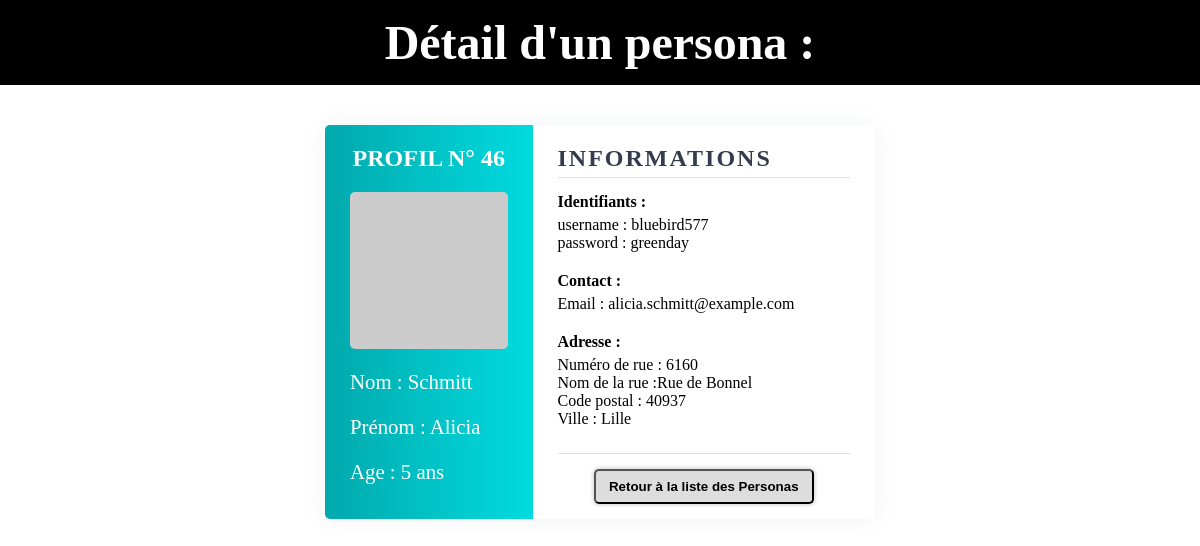
Screenshot of /persona_details/46/ with the database file from the repository.
### persona_app/models.py (models this page shows, shortened)
class Persona (models.Model):
    first_name = models.CharField(max_length=70)
    last_name = models.CharField(max_length=70)
    address_street = models.CharField(max_length=150)
    address_number = models.IntegerField()
    city = models.CharField(max_length=150)
    country = models.CharField(max_length=70)
    postcode = models.IntegerField()
    email = models.CharField(max_length=150)
    username = models.CharField(max_length=70)
    password = models.CharField(max_length=70)
    age = models.IntegerField()
    picture =  models.CharField(max_length=150)

### persona_app/views.py (the view)
# urls.py: path('persona_details/<int:id>/', PersonaDetailsView.as_view(), name='url_persona_details'),
class PersonaDetailsView(View):
    template_name = 'persona_app/template_details.html'
    model = Persona
    def get(self, request, id):
        persona_details = self.model.objects.get(pk=id)
        return render(request, self.template_name, context= {'persona_details' : persona_details} )

### persona_app/templates/persona_app/template_details.html
{% extends 'template.html' %}
{%block title_page%} Détail d'un persona : {% endblock title_page %}
{%block content%}
<div class ="details_wrapper">
    <article class="details_wrapper__left">
        <h2 class="details_wrapper__left__title">Profil N° {{persona_details.id}}</h2>
        <img class="details_wrapper__lef__img" src="{{persona_details.picture}}" alt="Photo représentant le persona">
        <p class="details_wrapper__left__text" >Nom : {{persona_details.last_name}}</p>
        <p class="details_wrapper__left__text" >Prénom : {{persona_details.first_name}} </p>
        <p class="details_wrapper__left__text" >Age : {{persona_details.age}} ans</p>
    </article>
    <article class="details_wrapper__right">
        <div class="details_wrapper__right__info">
            <h2>Informations</h2>
            <div class="details_wrapper__right__section">
                <p>Identifiants : </p>
                <p>username : {{persona_details.username}}</p>
                <p>password : {{persona_details.password}}</p>
            </div>
            <div class="details_wrapper__right__section">
                <p>Contact :</p>
                <p>Email : {{persona_details.email}}</p>
            </div>
            <div class="details_wrapper__right__section">
                <p>Adresse :</p>
                <p> Numéro de rue : {{persona_details.address_number}}</p>
                <p>
                 {% if persona_details.address_street|length >= 15 %}
                    Nom de la rue :{{ persona_details.address_street|truncatechars:15 }}
                {%else%}
                    Nom de la rue :{{persona_details.address_street}}
                {% endif %}
                </p>
                <p>Code postal : {{persona_details.postcode}}</p>
                <p>Ville : {{persona_details.city}}</p>
            </div>
        </div>
        <button class="btn ">
            <a href="{% url 'url_persona_list' %}">
                Retour à la liste des Personas
            </a>
        </button>
    </article>
</div>
{%endblock content%}

### static/css/style.css (style rules this page uses)
body { margin: 0; cursor: default; }
.btn { display: block; margin: 15px auto; width: 220px; border-radius: 5px; background-color: #dddddd; padding: 8px; box-shadow:0 0 4px 1px rgba(0, 0, 0, .18); }
.btn > * { font-weight: bold; }
.list__table a, .btn > * { text-decoration: none; color: inherit; cursor: pointer; }
.details_wrapper { display: flex; margin: 40px auto; max-width: 550px; box-shadow: 0 1px 20px 0 rgba(69,90,100,.08); }
.details_wrapper__left { width: 35%; background: linear-gradient(to right,#01a9ac,#01dbdf); padding: 0 25px; border-top-left-radius: 5px; border-bottom-left-radius: 5px; color: #fff; }
.details_wrapper__left .details_wrapper__lef__img { border-radius: 5px; margin-bottom: 10px; }
.details_wrapper__left__title { font-size: 1.5rem; font-weight: bold; margin-top: 20px; text-align: center; text-transform: uppercase; }
.details_wrapper__left__text { font-size: 1.3rem; }
.details_wrapper__lef__img { display: block; margin: auto; width: 100%; }
.details_wrapper__right { width: 65%; padding: 0 25px; border-top-right-radius: 5px; border-bottom-right-radius: 5px; }
.details_wrapper__right__info { border-bottom: 1px solid #e0e0e0; padding-bottom: 5px; margin-bottom: 15px; }
.details_wrapper__right__info h2 { margin-bottom: 15px; padding-bottom: 5px; border-bottom: 1px solid #e0e0e0; color: #353c4e; text-transform: uppercase; letter-spacing: 2px; }
.details_wrapper__right__section { margin-bottom: 20px; }
.details_wrapper__right__section p:first-child { font-weight: bold; margin-bottom: 5px; }
.details_wrapper__right__section > * { margin: 0; }

### rows the page displays
Persona: id "46", last_name "Schmitt", first_name "Alicia", age "5", username "bluebird577", password "greenday", email "alicia.schmitt@example.com", address_number "6160", address_street "Rue de Bonnel", postcode "40937", city "Lille"
